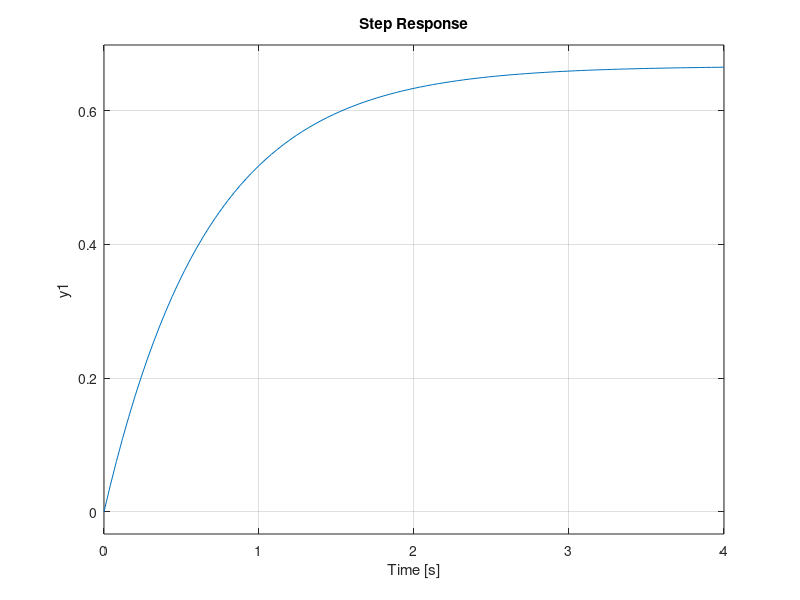
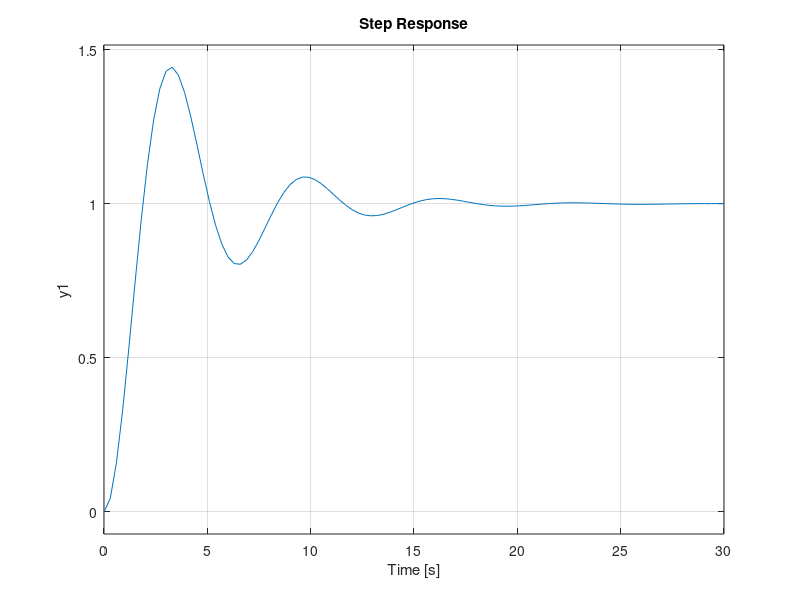
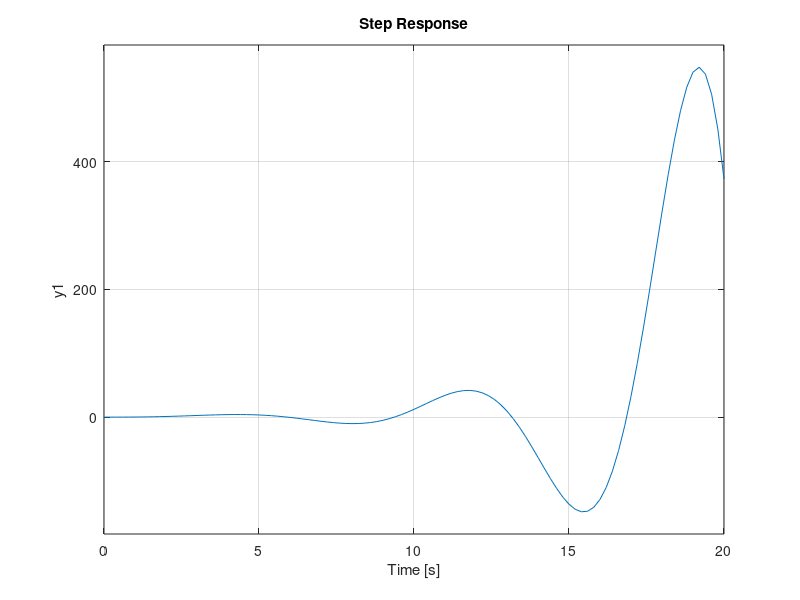

These figures' MATLAB source, in order:
clc
clear
close all

Hf = tf(1,[2 1]);

HR1 = tf(2,[1]);
HR2 = tf(2, [1 0]);
HR3 = tf(2, [1 0 0]);

figure,
step(feedback(HR1*Hf,1));
figure,
step(feedback(HR2*Hf,1));
figure,
step(feedback(HR3*Hf,1));
